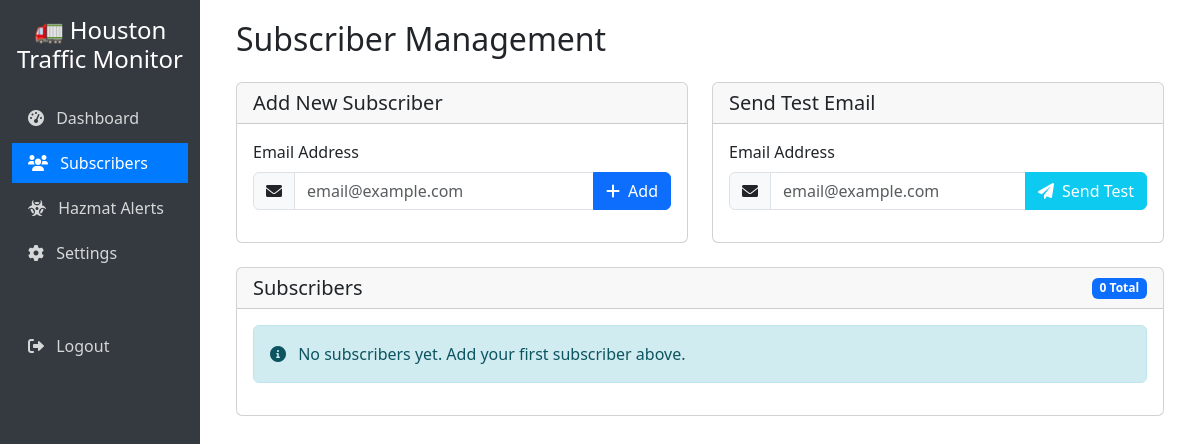
Page /subscribers (signed in) on the earlier database version.
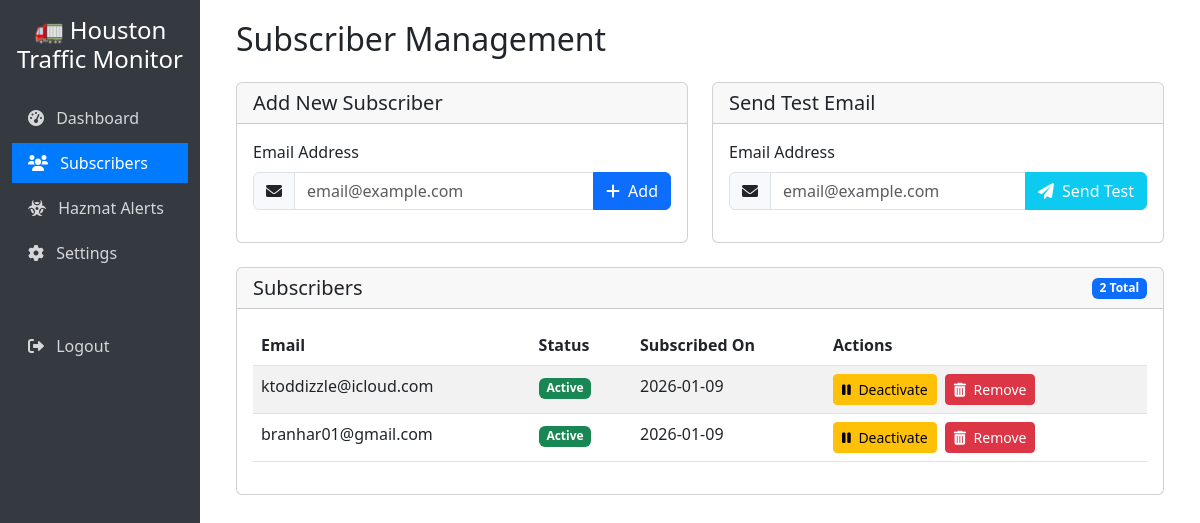
Same page on the later database version.
### tables this page shows
CREATE TABLE subscribers (
                id INTEGER PRIMARY KEY AUTOINCREMENT,
                email TEXT UNIQUE NOT NULL,
                active BOOLEAN DEFAULT 1,
                created_at TIMESTAMP DEFAULT CURRENT_TIMESTAMP
            );

### app.py (the view)
@app.route('/subscribers')
@login_required
def subscribers():
    all_subscribers = Subscriber.get_all(db)
    return render_template('subscribers.html', subscribers=all_subscribers)

### app.py (called while the page is built)
@login_manager.user_loader
def load_user(username):
    user_data = AdminUser.get_by_username(db, username)
    if user_data:
        return User(username)
    return None

### models.py (called while the page is built)
    def get_connection(self):
        conn = sqlite3.connect(self.db_path)
        conn.row_factory = sqlite3.Row
        return conn

    @staticmethod
    def get_all(db):
        conn = db.get_connection()
        cursor = conn.cursor()
        cursor.execute('SELECT * FROM subscribers ORDER BY created_at DESC')
        subscribers = cursor.fetchall()
        conn.close()
        return subscribers

    @staticmethod
    def get_by_username(db, username):
        conn = db.get_connection()
        cursor = conn.cursor()
        cursor.execute('SELECT * FROM admin_users WHERE username = ?', (username,))
        user = cursor.fetchone()
        conn.close()
        return user

### templates/subscribers.html (shortened to what this page needs)
{% extends "base.html" %}
{% block content %}
<div class="container-fluid">
    <h1 class="h2 mb-4">Subscriber Management</h1>
    <div class="row">
        <div class="col-md-6 mb-4">
            <div class="card">
                <div class="card-header">
                    <h5 class="mb-0">Add New Subscriber</h5>
                </div>
                <div class="card-body">
                    <form method="POST" action="{{ url_for('add_subscriber') }}">
                        <div class="mb-3">
                            <label for="email" class="form-label">Email Address</label>
                            <div class="input-group">
                                <span class="input-group-text"><i class="fas fa-envelope"></i></span>
                                <input type="email" class="form-control" id="email" name="email" required placeholder="email@example.com">
                                <button type="submit" class="btn btn-primary">
                                    <i class="fas fa-plus me-1"></i> Add
                                </button>
                            </div>
                        </div>
                    </form>
                </div>
            </div>
        </div>
        <div class="col-md-6 mb-4">
            <div class="card">
                <div class="card-header">
                    <h5 class="mb-0">Send Test Email</h5>
                </div>
                <div class="card-body">
                    <form method="POST" action="{{ url_for('test_email') }}">
                        <div class="mb-3">
                            <label for="test_email" class="form-label">Email Address</label>
                            <div class="input-group">
                                <span class="input-group-text"><i class="fas fa-envelope"></i></span>
                                <input type="email" class="form-control" id="test_email" name="test_email" required placeholder="email@example.com">
                                <button type="submit" class="btn btn-info text-white">
                                    <i class="fas fa-paper-plane me-1"></i> Send Test
                                </button>
                            </div>
                        </div>
                    </form>
                </div>
            </div>
        </div>
    </div>
    <div class="card">
        <div class="card-header">
            <div class="d-flex justify-content-between align-items-center">
                <h5 class="mb-0">Subscribers</h5>
                <span class="badge bg-primary">{{ subscribers|length }} Total</span>
            </div>
        </div>
        <div class="card-body">
            {% if subscribers %}
                <div class="table-responsive">
                    <table class="table table-striped table-hover">
                        <thead>
                            <tr>
                                <th>Email</th>
                                <th>Status</th>
                                <th>Subscribed On</th>
                                <th>Actions</th>
                            </tr>
                        </thead>
                        <tbody>
                            {% for subscriber in subscribers %}
                                <tr>
                                    <td>{{ subscriber.email }}</td>
                                    <td>
                                        {% if subscriber.active %}
                                            <span class="badge bg-success">Active</span>
                                        {% else %}
                                            <span class="badge bg-secondary">Inactive</span>
                                        {% endif %}
                                    </td>
                                    <td>{{ subscriber.created_at.split(' ')[0] }}</td>
                                    <td>
                                        <div class="btn-group" role="group">
                                            <form method="POST" action="{{ url_for('toggle_subscriber') }}" class="me-2">
                                                <button type="submit" class="btn btn-sm {% if subscriber.active %}btn-warning{% else %}btn-success{% endif %}">
                                                    {% if subscriber.active %}
                                                        <i class="fas fa-pause me-1"></i> Deactivate
                                                    {% else %}
                                                        <i class="fas fa-play me-1"></i> Activate
                                                    {% endif %}
                                                </button>
                                            </form>
                                            <form method="POST" action="{{ url_for('remove_subscriber') }}">
                                                <button type="submit" class="btn btn-sm btn-danger" onclick="return confirm('Are you sure you want to remove this subscriber?')">
                                                    <i class="fas fa-trash-alt me-1"></i> Remove
                                                </button>
                                            </form>
                                        </div>
                                    </td>
                                </tr>
                            {% endfor %}
                        </tbody>
                    </table>
                </div>
            {% else %}
                <div class="alert alert-info">
                    <i class="fas fa-info-circle me-2"></i> No subscribers yet. Add your first subscriber above.
                </div>
            {% endif %}
        </div>
    </div>
</div>
{% endblock %}

### templates/base.html (shortened to what this page needs)
<!DOCTYPE html>
<html lang="en">
<head>
    <link href="https://cdn.jsdelivr.net/npm/bootstrap@5.3.0-alpha1/dist/css/bootstrap.min.css" rel="stylesheet">
    <link rel="stylesheet" href="https://cdnjs.cloudflare.com/ajax/libs/font-awesome/6.0.0/css/all.min.css">
</head>
<body>
    <div class="container-fluid">
        <div class="row">
            {% if current_user.is_authenticated %}
            <div class="col-md-3 col-lg-2 d-md-block sidebar collapse">
                <div class="position-sticky pt-3">
                    <div class="text-center mb-4">
                        <h4>🚛 Houston Traffic Monitor</h4>
                    </div>
                    <ul class="nav flex-column">
                        <li class="nav-item">
                            <a class="nav-link {% if request.path == '/dashboard' %}active{% endif %}" href="{{ url_for('dashboard') }}">
                                <i class="fas fa-tachometer-alt me-2"></i> Dashboard
                            </a>
                        </li>
                        <li class="nav-item">
                            <a class="nav-link {% if request.path == '/subscribers' %}active{% endif %}" href="{{ url_for('subscribers') }}">
                                <i class="fas fa-users me-2"></i> Subscribers
                            </a>
                        </li>
                        <li class="nav-item">
                            <a class="nav-link {% if request.path == '/hazmat_subscribers' %}active{% endif %}" href="{{ url_for('hazmat_subscribers') }}">
                                <i class="fas fa-biohazard me-2"></i> Hazmat Alerts
                            </a>
                        </li>
                        <li class="nav-item">
                            <a class="nav-link {% if request.path == '/settings' %}active{% endif %}" href="{{ url_for('settings') }}">
                                <i class="fas fa-cog me-2"></i> Settings
                            </a>
                        </li>
                        <li class="nav-item mt-5">
                            <a class="nav-link" href="{{ url_for('logout') }}">
                                <i class="fas fa-sign-out-alt me-2"></i> Logout
                            </a>
                        </li>
                    </ul>
                </div>
            </div>
            {% endif %}
            <main class="col-md-9 ms-sm-auto col-lg-10 px-md-4 main-content">
                {% block content %}{% endblock %}
            </main>
        </div>
    </div>
</body>
</html>

### templates/base.html (style rules this page uses)
.sidebar { min-height: 100vh; background-color: #343a40; color: white; }
.sidebar .nav-link { color: rgba(255, 255, 255, 0.8); margin-bottom: 5px; }
.sidebar .nav-link.active { background-color: #007bff; color: white; }
.main-content { padding: 20px; }

Differences in the rows shown:
added subscribers: email "ktoddizzle@icloud.com", active "Active", created_at "2026-01-09"
added subscribers: email "branhar01@gmail.com", active "Active", created_at "2026-01-09"
Other differences:
{{ subscribers|length }}: "0" → "2"
text no longer shown: "No subscribers yet. Add your first subscriber above."
text now shown: "Email Status Subscribed On Actions"
